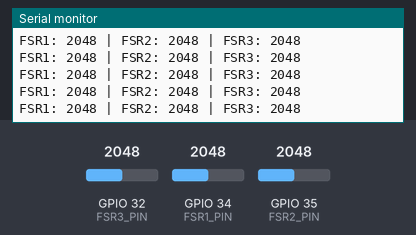
The sketch below on a simulated ESP32. Shown: the last lines printed to the serial monitor. Inputs (shaded band) come from the test bench; at power-on: GPIO 32 (FSR3_PIN) = 2048, GPIO 34 (FSR1_PIN) = 2048, GPIO 35 (FSR2_PIN) = 2048 (analog values on the 0–4095 scale).

Above: at 2.2 s.
2.3 s: GPIO 32 (FSR3_PIN) set to 2866
At 2.31 s:
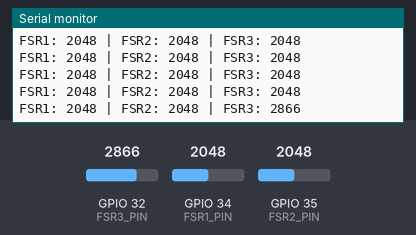
3.8 s: GPIO 34 (FSR1_PIN) set to 2866
At 3.82 s:
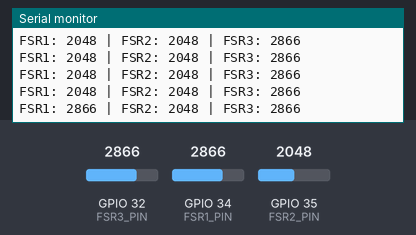
5.3 s: GPIO 35 (FSR2_PIN) set to 2866
At 5.33 s:
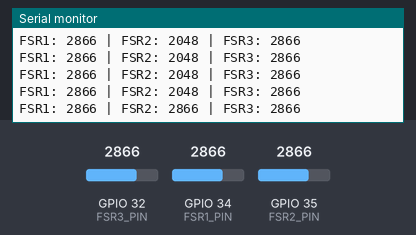
6.8 s: GPIO 32 (FSR3_PIN) set to 3603
At 6.84 s:
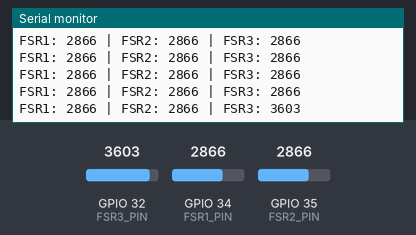
8.3 s: GPIO 34 (FSR1_PIN) set to 3603
At 8.35 s:
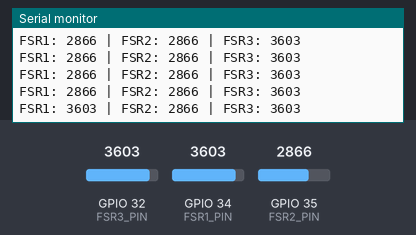
9.8 s: GPIO 35 (FSR2_PIN) set to 3603
At 9.86 s:
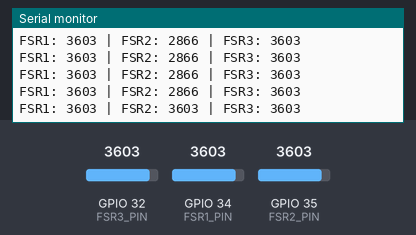
Timing chart, 0 to 12.3 s (numbered marks = the images above; inputs shaded):
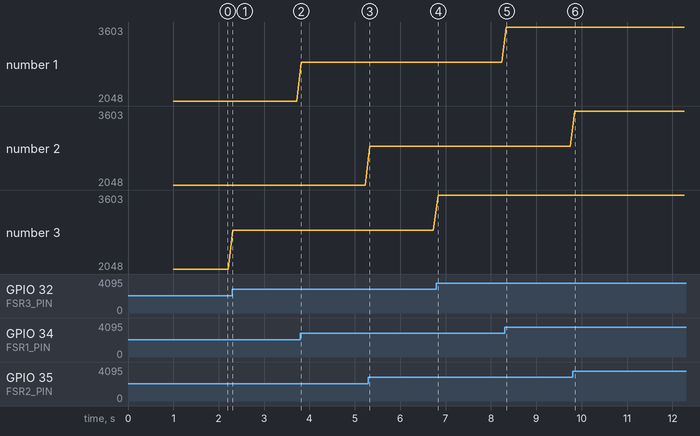

Measured:
- after the input at 2.3 s, the serial monitor: prints a new line at once (image 1)
- after the input at 3.8 s, the serial monitor: prints a new line at once (image 2)
- after the input at 5.3 s, the serial monitor: prints a new line at once (image 3)
- after the input at 6.8 s, the serial monitor: prints a new line at once (image 4)
- after the input at 8.3 s, the serial monitor: prints a new line at once (image 5)
- after the input at 9.8 s, the serial monitor: prints a new line after 0.05 s (image 6)
- plotted number 3: 2048 → 2866 after the input at 2.3 s, 2866 → 3603 after the input at 6.8 s

The sketch:

fsr_sensor_reader.ino
```cpp
/**
 * Simple ESP32 FSR Sensor Reader
 * Read three FSR sensors with easy-to-call functions
 */

// Pin Configuration - Update these based on your wiring
const int FSR1_PIN = 34;
const int FSR2_PIN = 35;
const int FSR3_PIN = 32;

// Settings
const int BAUD_RATE = 115200;
const int READ_DELAY = 100;  // milliseconds between readings

// Global variables to store sensor values
int fsr1_value = 0;
int fsr2_value = 0;
int fsr3_value = 0;

/**
 * Initialize sensors
 * Call this once in setup()
 */
void initSensors() {
  pinMode(FSR1_PIN, INPUT);
  pinMode(FSR2_PIN, INPUT);
  pinMode(FSR3_PIN, INPUT);
  analogReadResolution(12);  // 12-bit ADC (0-4095)
  Serial.begin(BAUD_RATE);
  Serial.println("FSR Sensors initialized");
}

/**
 * Read all three sensors
 * Call this to update all sensor values
 */
void readAllSensors() {
  fsr1_value = analogRead(FSR1_PIN);
  fsr2_value = analogRead(FSR2_PIN);
  fsr3_value = analogRead(FSR3_PIN);
}

/**
 * Get FSR1 value
 * Returns: int (0-4095)
 */
int getFSR1() {
  return fsr1_value;
}

/**
 * Get FSR2 value
 * Returns: int (0-4095)
 */
int getFSR2() {
  return fsr2_value;
}

/**
 * Get FSR3 value
 * Returns: int (0-4095)
 */
int getFSR3() {
  return fsr3_value;
}

/**
 * Get all sensor values at once
 * Parameters: pointers to store values
 */
void getAllSensors(int* sensor1, int* sensor2, int* sensor3) {
  *sensor1 = fsr1_value;
  *sensor2 = fsr2_value;
  *sensor3 = fsr3_value;
}

/**
 * Print all sensor values to Serial
 */
void printSensors() {
  Serial.print("FSR1: ");
  Serial.print(fsr1_value);
  Serial.print(" | FSR2: ");
  Serial.print(fsr2_value);
  Serial.print(" | FSR3: ");
  Serial.println(fsr3_value);
}

// ========== SETUP ==========
void setup() {
  initSensors();
  delay(1000);
}

// ========== MAIN LOOP ==========
void loop() {
  // Read all sensors
  readAllSensors();

  // Print values
  printSensors();

  // Optional: Access individual sensors
  // int sensor1 = getFSR1();
  // int sensor2 = getFSR2();
  // int sensor3 = getFSR3();

  delay(READ_DELAY);
}
```
